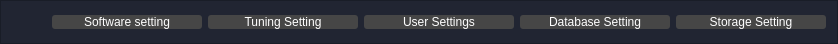
                 <widget class="QFrame" name="frame_settin2">
                  <property name="minimumSize">
                   <size>
                    <width>0</width>
                    <height>0</height>
                   </size>
                  </property>
                  <property name="maximumSize">
                   <size>
                    <width>16777215</width>
                    <height>0</height>
                   </size>
                  </property>
                  <property name="styleSheet">
                   <string notr="true">background-color: rgb(33, 37, 50);</string>
                  </property>
                  <property name="frameShape">
                   <enum>QFrame::StyledPanel</enum>
                  </property>
                  <property name="frameShadow">
                   <enum>QFrame::Raised</enum>
                  </property>
                  <layout class="QHBoxLayout" name="horizontalLayout_37">
                   <item>
                    <spacer name="horizontalSpacer_8">
                     <property name="orientation">
                      <enum>Qt::Horizontal</enum>
                     </property>
                     <property name="sizeHint" stdset="0">
                      <size>
                       <width>40</width>
                       <height>20</height>
                      </size>
                     </property>
                    </spacer>
                   </item>
                   <item>
                    <widget class="QPushButton" name="btn_software_setting">
                     <property name="minimumSize">
                      <size>
                       <width>150</width>
                       <height>0</height>
                      </size>
                     </property>
                     <property name="maximumSize">
                      <size>
                       <width>150</width>
                       <height>16777215</height>
                      </size>
                     </property>
                     <property name="cursor">
                      <cursorShape>PointingHandCursor</cursorShape>
                     </property>
                     <property name="styleSheet">
                      <string notr="true">QPushButton {
background-color: rgb(70,70,70);
	color: rgb(255,255,255);
	border: none;

	text-align: center;
	border-radius:3px;

}

QPushButton:hover {
	background-color:  rgb(150,150,150);
    color: rgb(0,0,0);
}</string>
                     </property>
                     <property name="text">
                      <string>Software setting</string>
                     </property>
                    </widget>
                   </item>
                   <item>
                    <widget class="QPushButton" name="pushButton_9">
                     <property name="minimumSize">
                      <size>
                       <width>150</width>
                       <height>0</height>
                      </size>
                     </property>
                     <property name="maximumSize">
                      <size>
                       <width>150</width>
                       <height>16777215</height>
                      </size>
                     </property>
                     <property name="cursor">
                      <cursorShape>PointingHandCursor</cursorShape>
                     </property>
                     <property name="styleSheet">
                      <string notr="true">QPushButton {
background-color: rgb(70,70,70);
	color: rgb(255,255,255);
	border: none;

	text-align: center;
	border-radius:3px;

}

QPushButton:hover {
	background-color:  rgb(150,150,150);
    color: rgb(0,0,0);
}</string>
                     </property>
                     <property name="text">
                      <string>Tuning Setting</string>
                     </property>
                    </widget>
                   </item>
                   <item>
                    <widget class="QPushButton" name="pushButton_15">
                     <property name="minimumSize">
                      <size>
                       <width>150</width>
                       <height>0</height>
                      </size>
                     </property>
                     <property name="maximumSize">
                      <size>
                       <width>150</width>
                       <height>16777215</height>
                      </size>
                     </property>
                     <property name="cursor">
                      <cursorShape>PointingHandCursor</cursorShape>
                     </property>
                     <property name="styleSheet">
                      <string notr="true">QPushButton {
background-color: rgb(70,70,70);
	color: rgb(255,255,255);
	border: none;

	text-align: center;
	border-radius:3px;

}

QPushButton:hover {
	background-color:  rgb(150,150,150);
    color: rgb(0,0,0);
}</string>
                     </property>
                     <property name="text">
                      <string>User Settings</string>
                     </property>
                    </widget>
                   </item>
                   <item>
                    <widget class="QPushButton" name="pushButton_16">
                     <property name="minimumSize">
                      <size>
                       <width>150</width>
                       <height>0</height>
                      </size>
                     </property>
                     <property name="maximumSize">
                      <size>
                       <width>150</width>
                       <height>16777215</height>
                      </size>
                     </property>
                     <property name="cursor">
                      <cursorShape>PointingHandCursor</cursorShape>
                     </property>
                     <property name="styleSheet">
                      <string notr="true">QPushButton {
background-color: rgb(70,70,70);
	color: rgb(255,255,255);
	border: none;

	text-align: center;
	border-radius:3px;

}

QPushButton:hover {
	background-color:  rgb(150,150,150);
    color: rgb(0,0,0);
}</string>
                     </property>
                     <property name="text">
                      <string>Database Setting</string>
                     </property>
                    </widget>
                   </item>
                   <item>
                    <widget class="QPushButton" name="pushButton_17">
                     <property name="minimumSize">
                      <size>
                       <width>150</width>
                       <height>0</height>
                      </size>
                     </property>
                     <property name="maximumSize">
                      <size>
                       <width>150</width>
                       <height>16777215</height>
                      </size>
                     </property>
                     <property name="cursor">
                      <cursorShape>PointingHandCursor</cursorShape>
                     </property>
                     <property name="styleSheet">
                      <string notr="true">QPushButton {
background-color: rgb(70,70,70);
	color: rgb(255,255,255);
	border: none;

	text-align: center;
	border-radius:3px;

}

QPushButton:hover {
	background-color:  rgb(150,150,150);
    color: rgb(0,0,0);
}</string>
                     </property>
                     <property name="text">
                      <string>Storage Setting</string>
                     </property>
                    </widget>
                   </item>
                  </layout>
                 </widget>
